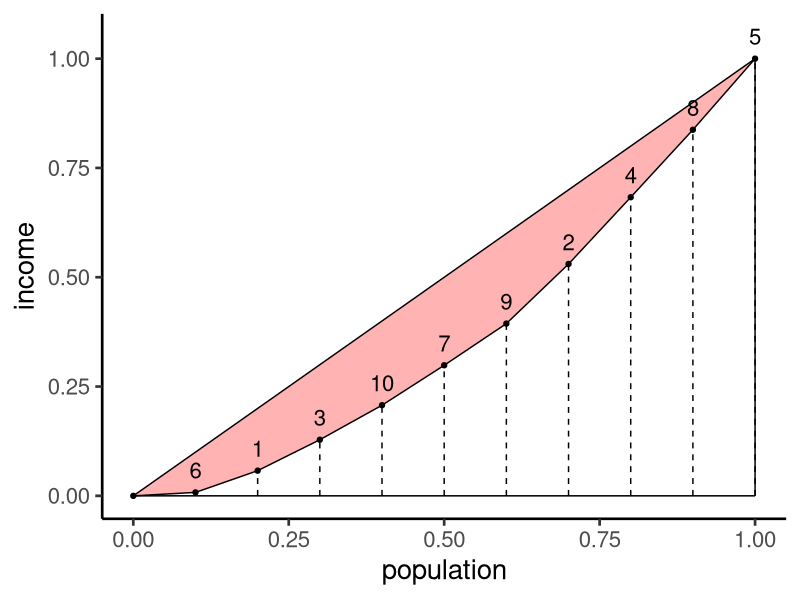
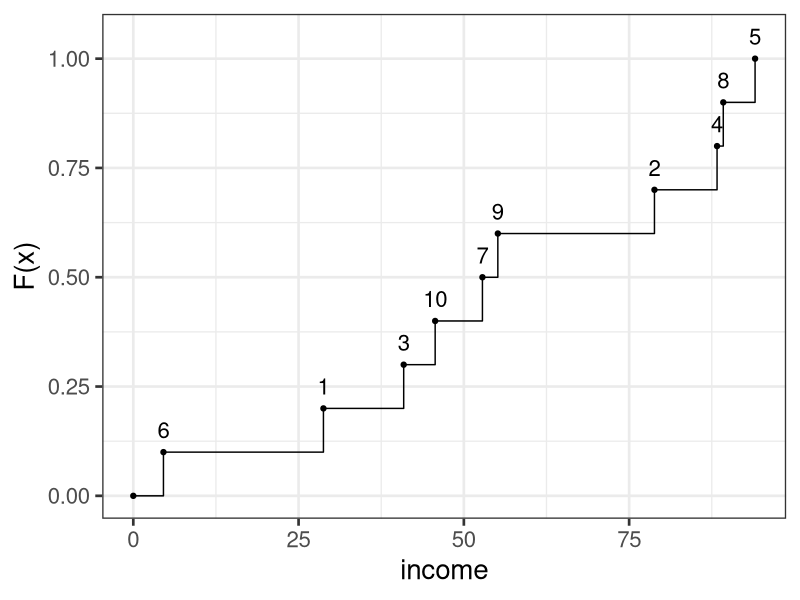
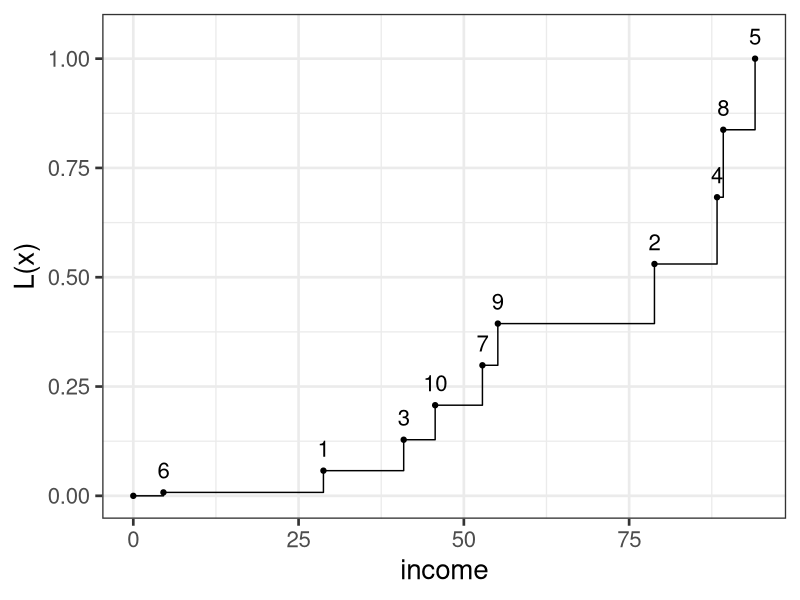
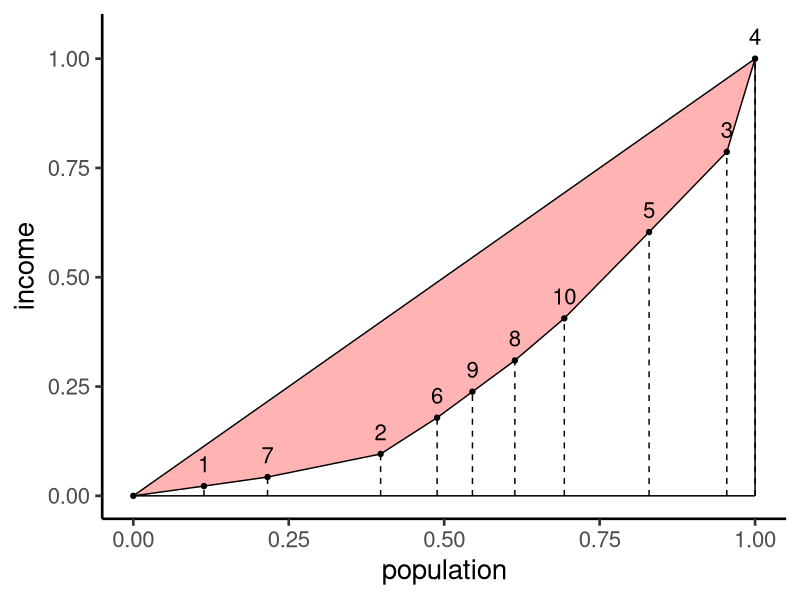

Reproduce these figures in R, in order.
## ---- chunk 1
library(knitr)
library(dplyr)
library(tidyr)
library(ggplot2)
opts_chunk$set(echo=F,message=F,warning=F)
## Lorenz curve
lorenz=function(x,y,l=NA){
  require(dplyr)
  d=data.frame(x,y,l)%>%mutate(z=y/x)%>%
    arrange(z)%>%select(-z)%>%mutate(
      x=cumsum(x)/sum(x),y=cumsum(y)/sum(y))
  rbind(0,d)
}
## Gini coefficient
gncoef=function(x,y){
  d=lorenz(x,y)[-1,]
  with(d,1-sum(
    (x-lag(x,default=0))*
      (y+lag(y,default=0))))
}
## ---- chunk 2
set.seed(123)
d=data.frame(id=1:10,income=round(runif(10,max=100),2))
kable(d)
## ---- chunk 3
d%>%arrange(income)%>%
  mutate(pop_c=(1:10)/10,income_c=cumsum(income)/sum(income))%>%
  bind_rows(data.frame(income=0,pop_c=0,income_c=0))%>%
  arrange(pop_c)->d1
d1%>%ggplot()+
  geom_segment(aes(x=pop_c,y=0,xend=pop_c,yend=income_c),linetype=2)+
  aes(pop_c,income_c)+geom_polygon(fill="red",alpha=0.3)+
  annotate("segment",x=c(0,0,1),y=c(0,0,0),xend=c(1,1,1),yend=c(1,0,1))+
  geom_point()+geom_line()+
  geom_text(aes(label=id),nudge_y=0.05,size=20/.pt*0.8)+
  theme_classic(base_size=20)+xlab("population")+ylab("income")
## ---- chunk 4
d1%>%ggplot()+aes(income,pop_c)+geom_step()+
  geom_point()+geom_text(aes(label=id),nudge_y=0.05,size=20/.pt*0.8)+
  theme_bw(base_size=20)+xlab("income")+ylab("F(x)")
## ---- chunk 5
d1%>%ggplot()+aes(income,income_c)+geom_step()+
  geom_point()+geom_text(aes(label=id),nudge_y=0.05,size=20/.pt*0.8)+
  theme_bw(base_size=20)+xlab("income")+ylab("L(x)")
## ---- chunk 6
set.seed(456)
d=data.frame(group_id=1:10,total_income=round(runif(10,max=1000),2),
             population=sample(2:18,10))
kable(d)
## ---- chunk 7
d%>%mutate(pcap_income=total_income/population)%>%
  arrange(pcap_income)%>%mutate(
    pop_c=cumsum(population)/sum(population),
    income_c=cumsum(total_income)/sum(total_income))%>%
  bind_rows(data.frame(pop_c=0,income_c=0))%>%
  arrange(pop_c)%>%ggplot()+
  geom_segment(aes(x=pop_c,y=0,xend=pop_c,yend=income_c),linetype=2)+
  aes(pop_c,income_c)+geom_polygon(fill="red",alpha=0.3)+
  annotate("segment",x=c(0,0,1),y=c(0,0,0),xend=c(1,1,1),yend=c(1,0,1))+
  geom_point()+geom_line()+
  geom_text(aes(label=group_id),nudge_y=0.05,size=20/.pt*0.8)+
  theme_classic(base_size=20)+xlab("population")+ylab("income")
